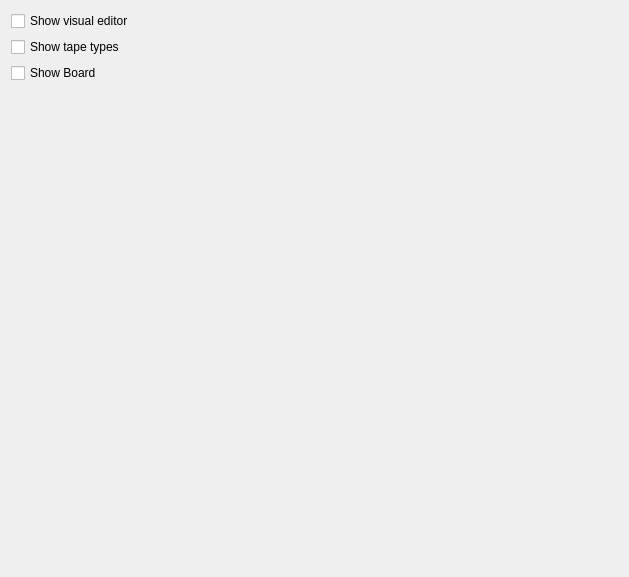
         <widget class="QWidget" name="tab_9">
          <attribute name="title">
           <string>View</string>
          </attribute>
          <layout class="QGridLayout" name="gridLayout_30">
           <item row="0" column="0">
            <widget class="QCheckBox" name="checkBox_21">
             <property name="text">
              <string>Show visual editor</string>
             </property>
            </widget>
           </item>
           <item row="1" column="0">
            <widget class="QCheckBox" name="checkBox_22">
             <property name="text">
              <string>Show tape types</string>
             </property>
            </widget>
           </item>
           <item row="1" column="1">
            <spacer name="horizontalSpacer_8">
             <property name="orientation">
              <enum>Qt::Horizontal</enum>
             </property>
             <property name="sizeHint" stdset="0">
              <size>
               <width>484</width>
               <height>20</height>
              </size>
             </property>
            </spacer>
           </item>
           <item row="2" column="0">
            <widget class="QCheckBox" name="checkBox_23">
             <property name="text">
              <string>Show Board</string>
             </property>
            </widget>
           </item>
           <item row="3" column="0">
            <spacer name="verticalSpacer_12">
             <property name="orientation">
              <enum>Qt::Vertical</enum>
             </property>
             <property name="sizeHint" stdset="0">
              <size>
               <width>20</width>
               <height>483</height>
              </size>
             </property>
            </spacer>
           </item>
          </layout>
         </widget>
